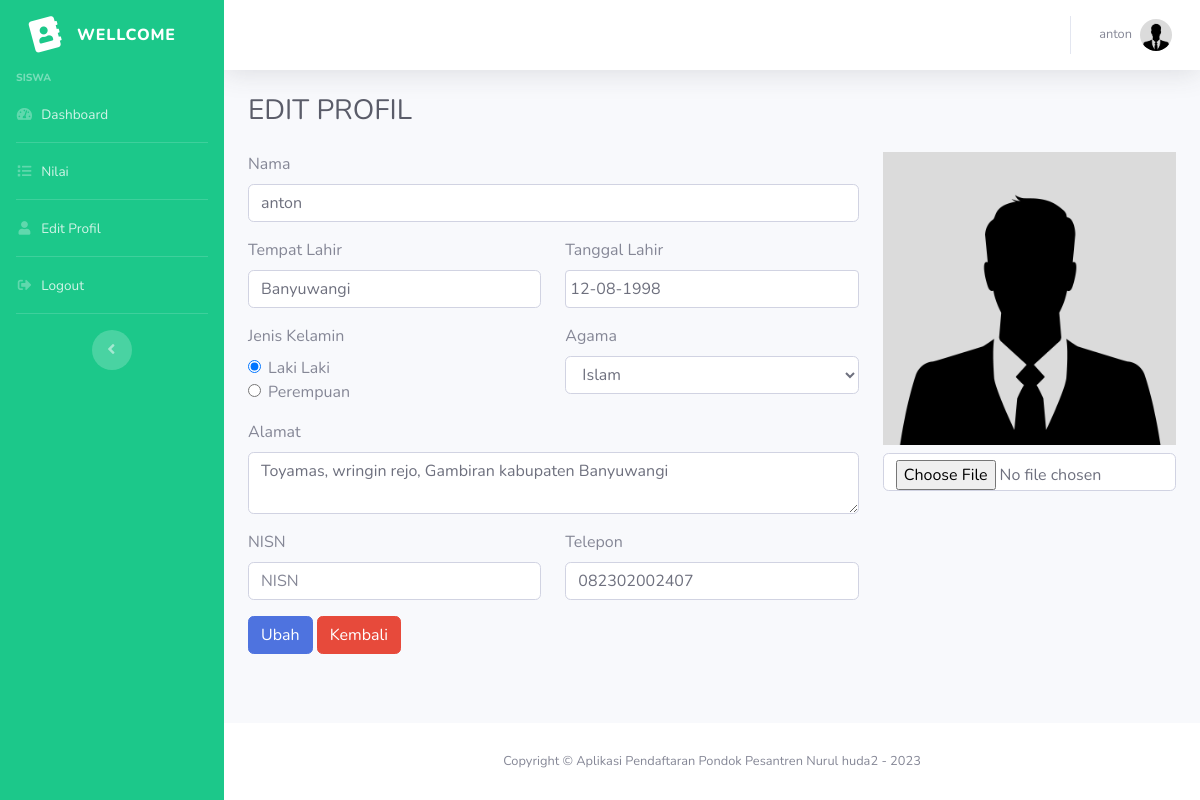
Page /siswa/editprofil.php (signed in) on the committed database.
### tables this page shows
CREATE TABLE `pendaftar` (
  `id` int(11) NOT NULL,
  `nama` varchar(100) DEFAULT NULL,
  `tmpt_lahir` varchar(100) DEFAULT NULL,
  `tgl_lahir` date DEFAULT NULL,
  `jenis_kelamin` enum('L','P') DEFAULT NULL,
  `agama` varchar(45) DEFAULT NULL,
  `alamat` text DEFAULT NULL,
  `email` varchar(100) DEFAULT NULL,
  `telepon` varchar(45) DEFAULT NULL,
  `foto` varchar(100) NOT NULL,
  `users_id` int(11) DEFAULT NULL
);

### config/auto_load.php (called while the page is built, shortened)
<?php
$base_url = "http://localhost/pendaftaran";
?>

### siswa/editprofil_control.php (called while the page is built, shortened)
<?php
$id_user = $_SESSION['id_users'];
$sql_pendaftar = "SELECT * FROM pendaftar where users_id = '$id_user'";
$result_pendaftar = mysqli_query($koneksi, $sql_pendaftar);
if(mysqli_num_rows($result_pendaftar)){
    $data_pendaftar = mysqli_fetch_array($result_pendaftar);
}
?>

### siswa/editprofil.php (the view, shortened to what this page needs)
<?php include('../config/auto_load.php'); ?>
<?php include('editprofil_control.php'); ?>
<?php include('../template/header.php'); ?>
<div class="container-fluid">
  <h1 class="h3 mb-4 text-gray-800">EDIT PROFIL</h1>
    <form class="user" method="POST" action="<?= $base_url ?>/siswa/editprofil.php" enctype="multipart/form-data">
        <div class="row">
            <div class="col-md-8">
                <div class="form-group">
                    <label for="nama">Nama</label>
                    <input type="text" class="form-control" id="nama" placeholder="Masukkan Nama" name="nama" value="<?= $data_pendaftar['nama'] ?>">
                </div>
                <div class="form-group row">
                    <div class="col-md-6">
                        <label for="tempat_lahir">Tempat Lahir</label>
                        <input type="text" class="form-control" id="tempat_lahir" placeholder="Tempat lahir" name="tempat_lahir" value="<?= $data_pendaftar['tmpt_lahir'] ?>">
                    </div>
                    <div class="col-md-6">
                        <label for="tanggal_lahir">Tanggal Lahir</label>
                        <input type="text" class="form-control datepicker" id="tanggal_lahir" placeholder="Tanggal Lahir" name="tanggal_lahir" value="<?= date("d-m-Y", strtotime($data_pendaftar['tgl_lahir'])); ?>">
                    </div>
                </div>
                <div class="form-group row">
                    <div class="col-md-6">
                        <label>Jenis Kelamin</label>
                        <?php
                        $laki = "";
                        $perempuan = "";
                        if($data_pendaftar['jenis_kelamin'] == "L") {
                            $laki = "checked";
                        } else {
                            $perempuan = "checked";
                        }
                        ?>
                        <div class="form-check">
                            <input class="form-check-input" type="radio" name="jenis_kelamin" id="lk" value="L" <?= $laki ?>>
                            <label class="form-check-label" for="lk">
                                Laki Laki
                            </label>
                        </div>
                        <div class="form-check">
                            <input class="form-check-input" type="radio" name="jenis_kelamin" id="pr" value="P" <?= $perempuan ?>>
                            <label class="form-check-label" for="pr">
                                Perempuan
                            </label>
                        </div>
                    </div>
                    <div class="col-md-6">
                        <label for="agama">Agama</label>
                        <select name="agama" id="agama" class="form-control">
                            <option value="islam" <?php if($data_pendaftar['agama'] == 'islam'){ echo "selected"; } ?>>Islam</option>
                        </select>
                    </div>
                </div>
                <div class="form-group">
                    <label for="alamat">Alamat</label>
                    <textarea name="alamat" id="alamat" class="form-control"><?= $data_pendaftar['alamat']; ?></textarea>
                </div>
                <div class="form-group row">
                    <div class="col-md-6">
                        <label for="nisn">NISN</label>
                        <input name="nisn" type="number" class="form-control" id="nisn" placeholder="NISN" value="<?= $data_pendaftar['nisn'] ?>">
                    </div>
                    <div class="col-md-6">
                        <label for="telepon">Telepon</label>
                        <input name="telepon" type="text" class="form-control" id="telepon" placeholder="Telepon" value="<?= $data_pendaftar['telepon'] ?>">
                    </div>
                </div>
            </div>
            <div class="col-md-4">
                <?php
                if(isset($data_pendaftar['foto']) && $data_pendaftar['foto'] != '') {
                    $foto = '../uploads/' . $data_pendaftar['foto'];
                } else {
                    $foto = '../assets/img/avatar.jpg';
                }
                ?>
                <img src="<?= $foto ?>" alt="foto profil" class="img-fluid">
                <input type="file" name="gambar" class="form-control mt-2">
            </div>
            <div class="col-md-12">
                <button type="submit" name="btn_simpan" value="simpan_profil" class="btn btn-primary mb-5">Ubah</button>
                <a href="dashboard.php" class="btn btn-danger mb-5">Kembali</a>
            </div>
        </div>
    </form>
</div>
<?php include('../template/footer.php'); ?>

### rows in the picture
pendaftar: nama "anton", tempat_lahir "Banyuwangi", tanggal_lahir "12-08-1998", agama "Islam", alamat "Toyamas, wringin rejo, Gambiran kabupaten Banyuwangi", telepon "082302002407"

### other values in the picture
$_SESSION['level'] "SISWA"
$_SESSION['nama'] "anton"
